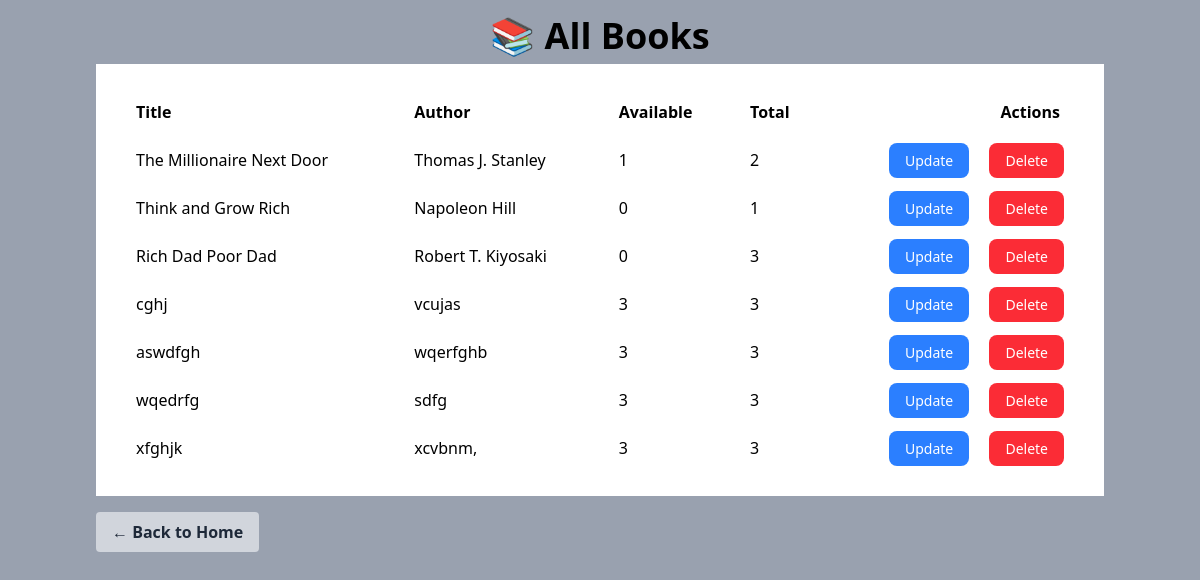
The app's page /books/all/ (signed in) with its own data.
### Book_app/models.py (models this page shows, shortened)
class Book(models.Model):
    title  = models.CharField(max_length=250)
    author = models.CharField(max_length=250)
    category = models.CharField(max_length=150, blank=True, null=True)
    publication_year = models.CharField(max_length=4, blank=True, null=True)
    copies_total     = models.IntegerField(default=3)
    copies_available = models.IntegerField(default=3)

### Book_app/views.py (the view)
# urls.py: path('books/all/', BookFullList.as_view(), name='book-full-list'),
class BookFullList(AdminOnlyMixin, ListView):
    model = Book
    template_name = "Book_app/book_list.html"
    context_object_name = "books"

### Book_app/views.py (called while the page is built)
    def test_func(self):
        return self.request.user.is_staff or self.request.user.is_superuser

### Book_app/templates/Book_app/book_list.html (shortened to what this page needs)
{% load static %}
<!DOCTYPE html>
<html>
<head>
    <script src="https://cdn.jsdelivr.net/npm/@tailwindcss/browser@4"></script>
</head>
<body class="bg-gray-400 min-h-screen">
    <div class="container mx-auto px-2 py-4">
        <h1 class="text-4xl font-bold text-center text-gray-1000 mb-2">📚 All Books</h1>
        <div class="bg-white p-6">
            <table class="w-full table-auto">
                <thead>
                    <tr>
                        <th class="px-4 py-3 text-left">Title</th>
                        <th class="px-4 py-3 text-left">Author</th>
                        <th class="px-4 py-3 text-left">Available</th>
                        <th class="px-4 py-3 text-left">Total</th>
                        <th class="px-5 py-3 text-right">Actions</th>
                    </tr>
                </thead>
                <tbody>
                    {% for book in books %}
                    <tr>
                        <td class="px-4 py-3">{{ book.title }}</td>
                        <td class="px-4 py-3">{{ book.author }}</td>
                        <td class="px-4 py-3">{{ book.copies_available }}</td>
                        <td class="px-4 py-3">{{ book.copies_total }}</td>
                        <td class="px-4 py-3 text-right space-x-4">
                            <a href="{% url 'book-update' book.pk %}" class="bg-blue-500 hover:bg-blue-600 text-white px-4 py-2 text-sm rounded-lg">Update</a>
                            <a href="{% url 'book-delete' book.pk %}" class="bg-red-500 hover:bg-red-600 text-white px-4 py-2 text-sm rounded-lg">Delete</a>
                        </td>
                    </tr>
                    {% empty %}
                    <tr><td colspan="5" class="px-4 py-8 text-center text-gray-500">No Books Yet.</td></tr>
                    {% endfor %}
                </tbody>
            </table>
        </div>
        <a href="/" class="mt-4 inline-block bg-gray-300 hover:bg-gray-400 text-gray-800 font-bold py-2 px-4 rounded">← Back to Home</a>
    </div>
</body>
</html>

### records on screen
Book: title "The Millionaire Next Door", author "Thomas J. Stanley", copies_available "1", copies_total "2"
Book: title "Think and Grow Rich", author "Napoleon Hill", copies_available "0", copies_total "1"
Book: title "Rich Dad Poor Dad", author "Robert T. Kiyosaki", copies_available "0", copies_total "3"
Book: title "cghj", author "vcujas", copies_available "3", copies_total "3"
Book: title "aswdfgh", author "wqerfghb", copies_available "3", copies_total "3"
Book: title "wqedrfg", author "sdfg", copies_available "3", copies_total "3"
Book: title "xfghjk", author "xcvbnm,", copies_available "3", copies_total "3"
